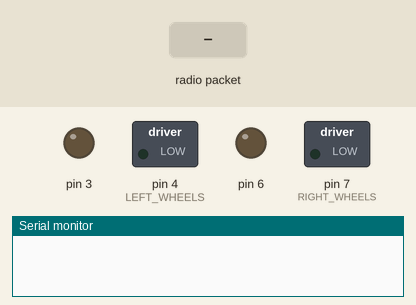
Recording of a sketch running on a simulated Arduino Uno, built with avr-gcc and run on an emulated ATmega328P. On the bench: switched loads named in the sketch (green lamp = pin HIGH), output pins drawn as LEDs (lit = HIGH), the last lines printed to the serial monitor. Inputs (shaded band) come from the test bench. No radio packets arrive unless stated.

Above: at 1.2 s.
1.3 s: radio packet "1" arrives
At 2.1 s:
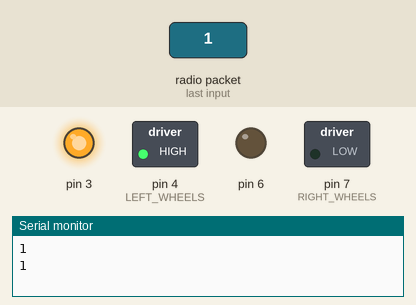
3.8 s: radio packet "2" arrives
At 4.3 s:
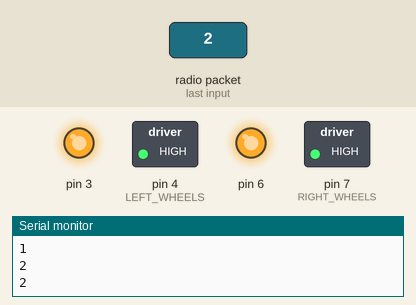
6.3 s: radio packet "3" arrives
At 7.1 s:
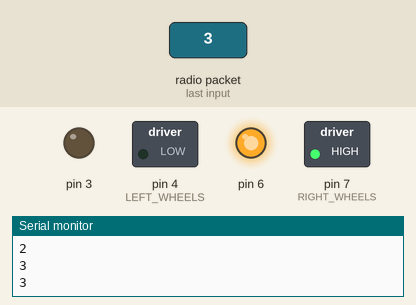
Timing chart, 0 to 9.3 s (numbered marks = the images above; inputs shaded):
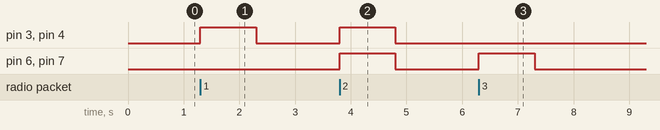

The sketch:

Receiver_Code.ino
```cpp
#include <RH_ASK.h>
#include <SPI.h> // Not actualy used but needed to compile

RH_ASK driver;
//char last_command;
void setup()
{
    pinMode(7, OUTPUT);     //RIGHT WHEELS
    pinMode(6, OUTPUT);
    pinMode(4, OUTPUT);    //LEFT WHEELS
    pinMode(3, OUTPUT);
    Serial.begin(9600); // Debugging only
    if (!driver.init())
         Serial.println("init failed");
}

void loop()
{
    uint8_t buf[12];
    uint8_t buflen = sizeof(buf);
    if (driver.recv(buf, &buflen)) // Non-blocking
    {
      int i;
      String c_buf = (char*)buf;
      Serial.println(c_buf);
      char f_char = c_buf[0];
      // Message with a good checksum received, dump it.
      Serial.println(f_char);
      switch(f_char)
      {
        case '1':
          digitalWrite(4, HIGH);
          digitalWrite(3,HIGH);
          digitalWrite(7, LOW);
          digitalWrite(6,LOW);
          break;

        case '2':
          digitalWrite(4, HIGH);
          digitalWrite(3,HIGH);
          digitalWrite(7, HIGH);
          digitalWrite(6,HIGH);
          break;

        case '3':
          digitalWrite(7, HIGH);
          digitalWrite(6,HIGH);
          digitalWrite(4, LOW);
          digitalWrite(3,LOW);
          break;

        case '4':
          break;

        case '5':
          break;

        case '6':

          break;

        case '7':

          break;

        case '8':

          break;

        case '9':

          break;

        case '*':

          break;

        case '0':

          break;

        case '#':

          break;

        default:
          break;
      }

      delay(1000);
      digitalWrite(4, LOW);
      digitalWrite(3,LOW);
      digitalWrite(7, LOW);
      digitalWrite(6,LOW);
    }
}
```

Measured:
- after the input at 1.3 s, pin 3, pin 4 (LEFT_WHEELS): LOW → HIGH at once, → LOW 1.0 s later
- after the input at 3.8 s, pin 3, pin 4 (LEFT_WHEELS), pin 6, pin 7 (RIGHT_WHEELS): LOW → HIGH at once, → LOW 1.0 s later
- after the input at 6.3 s, pin 6, pin 7 (RIGHT_WHEELS): LOW → HIGH at once, → LOW 1.0 s later
